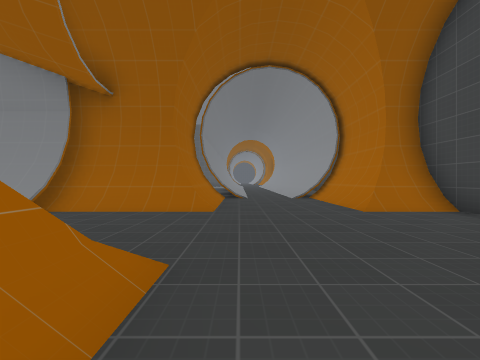
view 1 (above)

22 first-person views from a walk through a 3-D level made in the Godot game engine. The camera is 1.3 m above the floor, looks level and sees 90° across. The floor is counted in squares, 2 m on a side. Each view is taken from the middle of a square. On the plan, view 1 faces up. The plan holds only what a view shows up to about 9 squares ahead; the rest is blank. The place goes on beyond the plan. Some surface patterns are stand-ins.

view 2
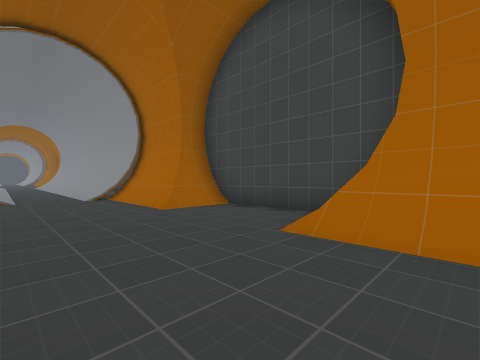

view 3
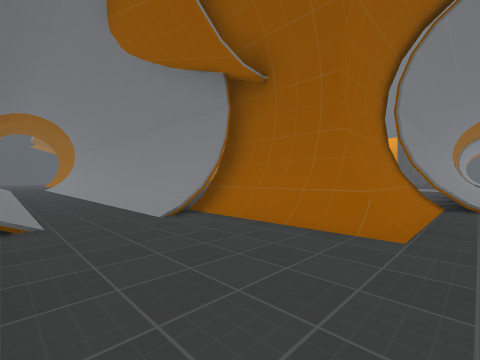

view 4
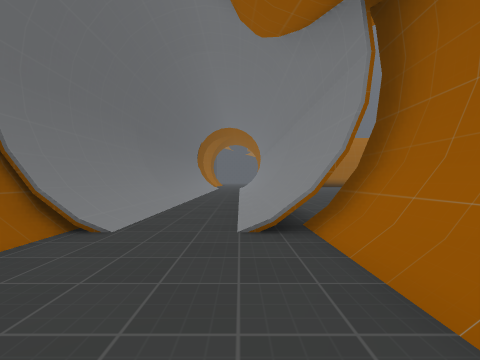

view 5
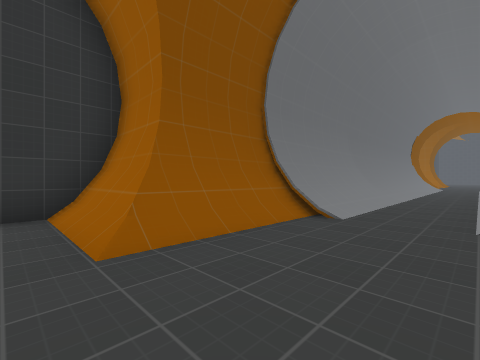

view 6
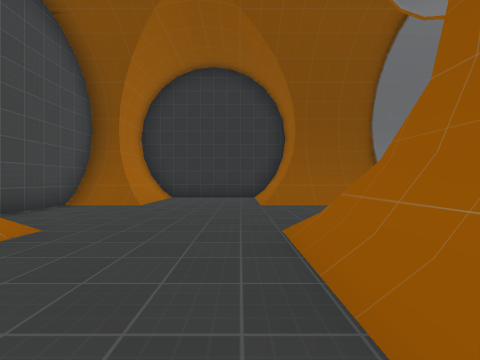

view 7
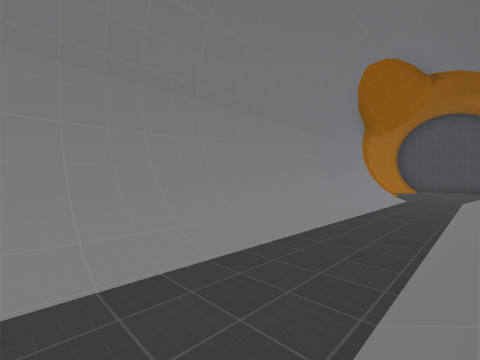

view 8
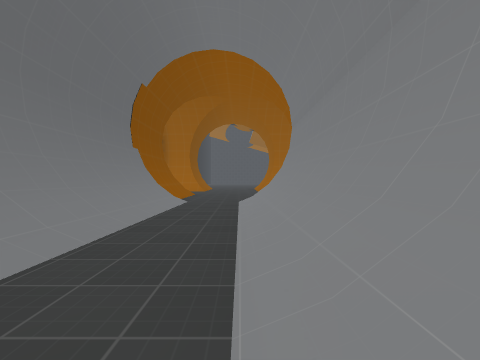

view 9
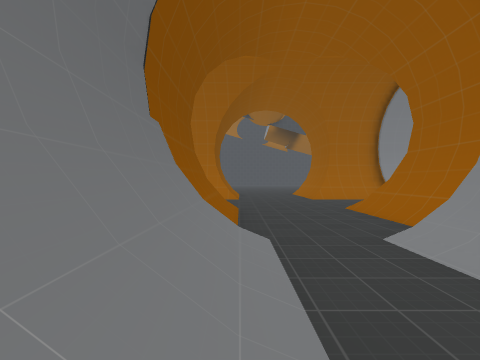

view 10
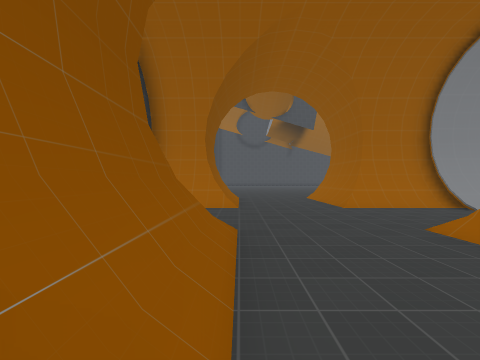

view 11
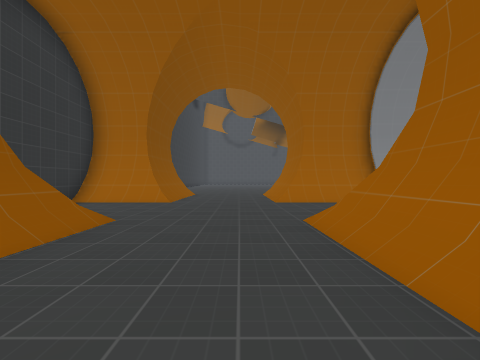

view 12
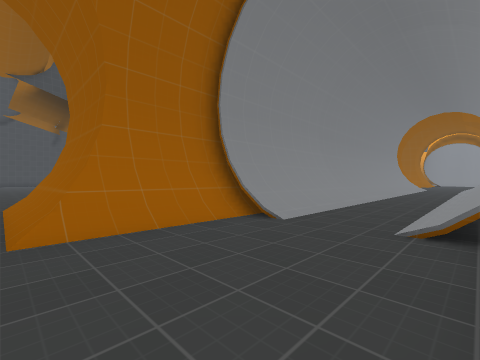

view 13
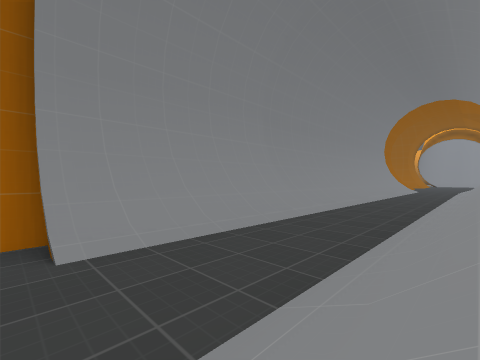

view 14
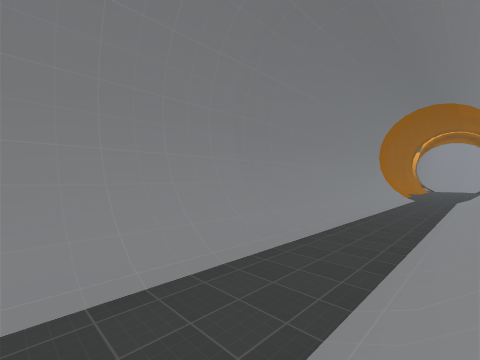

view 15
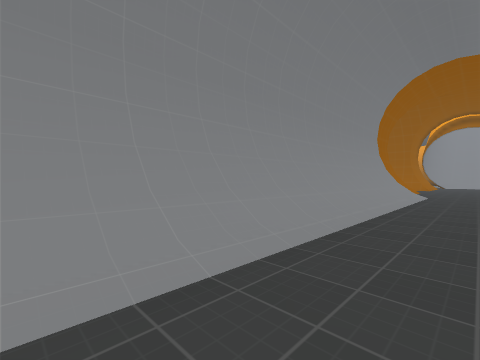

view 16
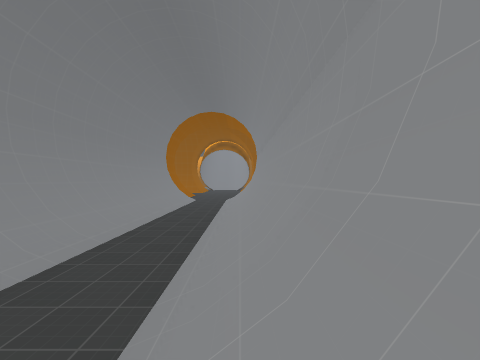

view 17
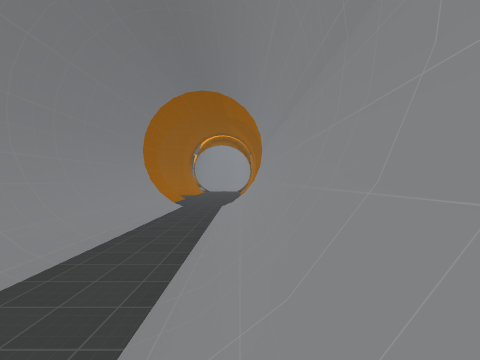

view 18
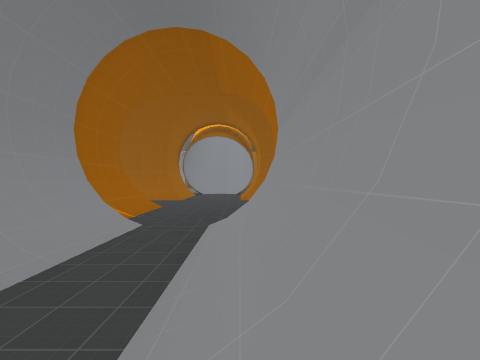

view 19
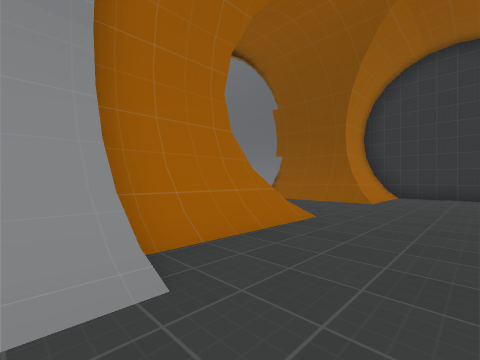

view 20
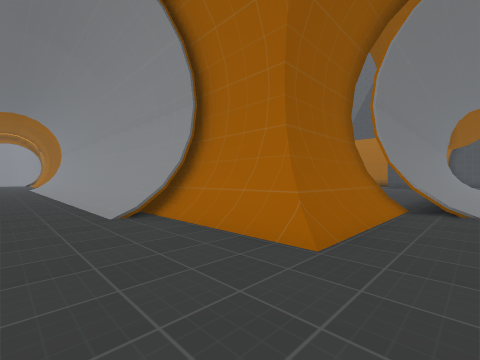

view 21
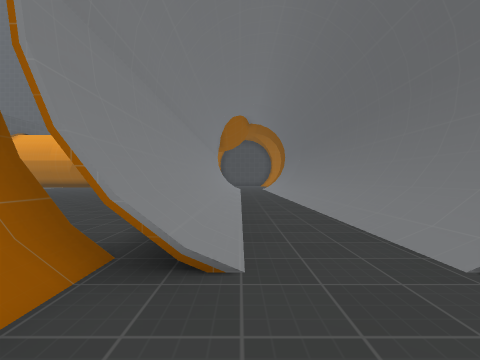

view 22
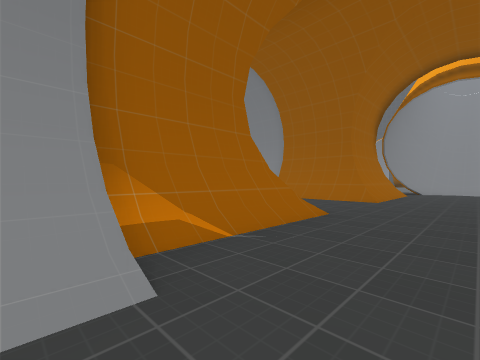

### Floor plan
Key: @ floor where view 1 was taken; # wall or solid block; . floor; / step, stairs or slope.
Columns run from 28 left of view 1 to 5 right of it. Each row starts with its distance up from view 1.
 34    ..
 33  #...
 32 ##...
 31 ##...
 30 .....
 29  ....
 28  ....
 27  #.../
 26  #.../
 25  #.../
 24  #.../#
 23   #../#
 22   #../#
 21   #../#
 20   #../#
 19   #../#
 18   #../#
 17   #../#
 16   #../#
 15   #../#
 14   #../#                    #/
 13   #../#                    #/
 12   #../#                    #/
 11   #../#                    #/.
 10   #../#                    #/./#
  9  ##../#                    #/./#
  8  #.../#                    #...#
  7  #.../#                    #...#
  6 ##.../####             #####...###
  5 .....////################///...//#
  4 .........////////////////........#
  3 .................................#
  2 .....///////////////////////.....#
  1 ##.../######################...###
  0  #.../#                    #@..##
 -1  ######                    #####

Positions as (right, up) in squares from view 1, and headings:
1: (0, 0), facing up
2: (0, 0), facing up-right
3: (0, 2), facing up-left
4: (-1, 4), facing left
5: (0, 4), facing down-left
6: (0, 8), facing down
7: (-15, 2), facing up-right
8: (-12, 4), facing left
9: (-16, 2), facing left
10: (-19, 2), facing left
11: (-19, 4), facing left
12: (-23, 5), facing up-left
13: (-23, 8), facing up-left
14: (-23, 9), facing up-left
15: (-24, 13), facing up-left
16: (-23, 11), facing up
17: (-23, 14), facing up
18: (-23, 18), facing up
19: (-25, 9), facing down-right
20: (-25, 4), facing up-right
21: (-21, 4), facing right
22: (-24, 23), facing up-left
